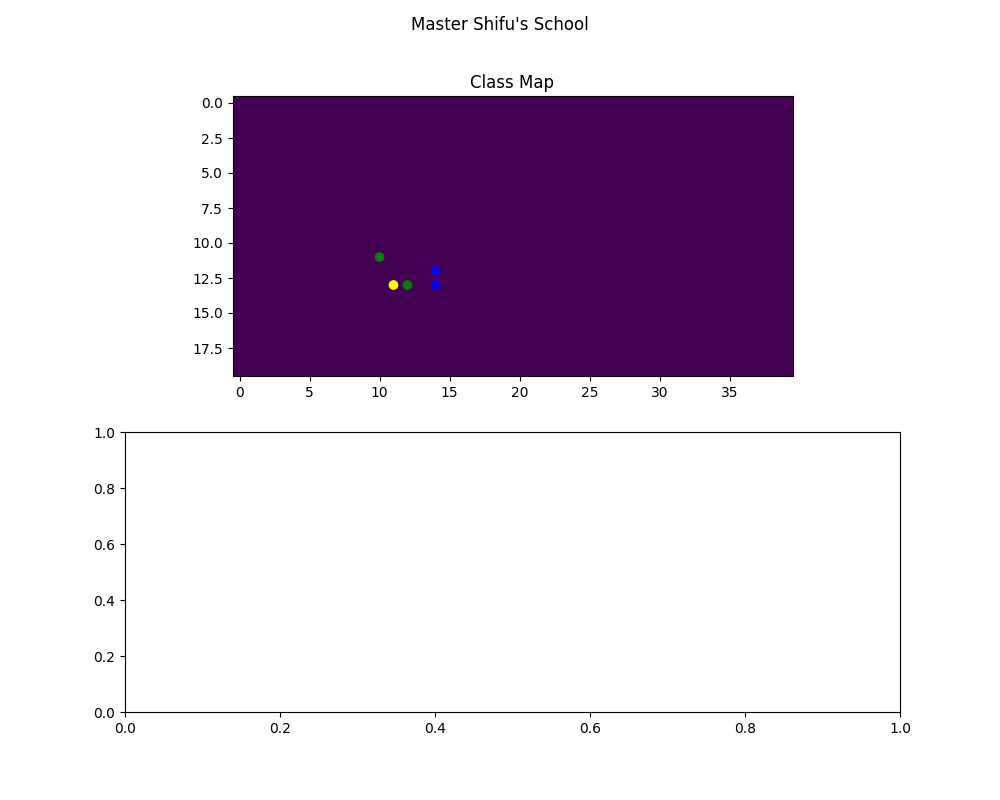

Source code (Python):
#
# task1.py - COMP1005 Practical Test 3, Task 1
#
# Copied from training.py. Adds four more Students, colours each
# scatter point by rank, and saves the plot. See characters.py for
# the matching __str__() update (Task 1.d).
#
from characters import *
import matplotlib.pyplot as plt
import numpy as np
import random

rank_defs = ["White", "Yellow", "Green", "Blue", "Black"]
name_defs = ["Panda", "Tigress", "Crane", "Viper", "Mantis", "Monkey"]

floor = np.ones((20,40))

num_steps = 1

# Names/ranks/positions aren't marked (sheet: "not important") - using
# the sheet's own sample characters here instead of the given "Shifu"
# placeholder, so this file's output can be checked against it directly.
students = []
students.append(Student("Panda", (10, 11), "Green"))
students.append(Student("Tigress", (11, 13), "Yellow"))
students.append(Student("Crane", (12, 13), "Green"))
students.append(Student("Viper", (14, 13), "Blue"))
students.append(Student("Mantis", (14, 12), "Blue"))

for t in range(num_steps):
    fig, ax = plt.subplots(2,1, figsize=(10,8))

    ax[0].imshow(floor)
    x_values = [s.get_pos()[0] for s in students]
    y_values = [s.get_pos()[1] for s in students]
    colours = [s.get_rank() for s in students]
    ax[0].scatter(x_values, y_values, marker='o', color=colours)
    ax[0].set_title('Class Map')

    for s in students:
        print(s)

    name_list = get_namelist(students)
    rank_cols, rank_nums = get_ranklist(students, rank_defs)
    print(name_list)
    print(rank_nums)

    fig.suptitle("Master Shifu's School")
    fig.savefig('task1.png')
